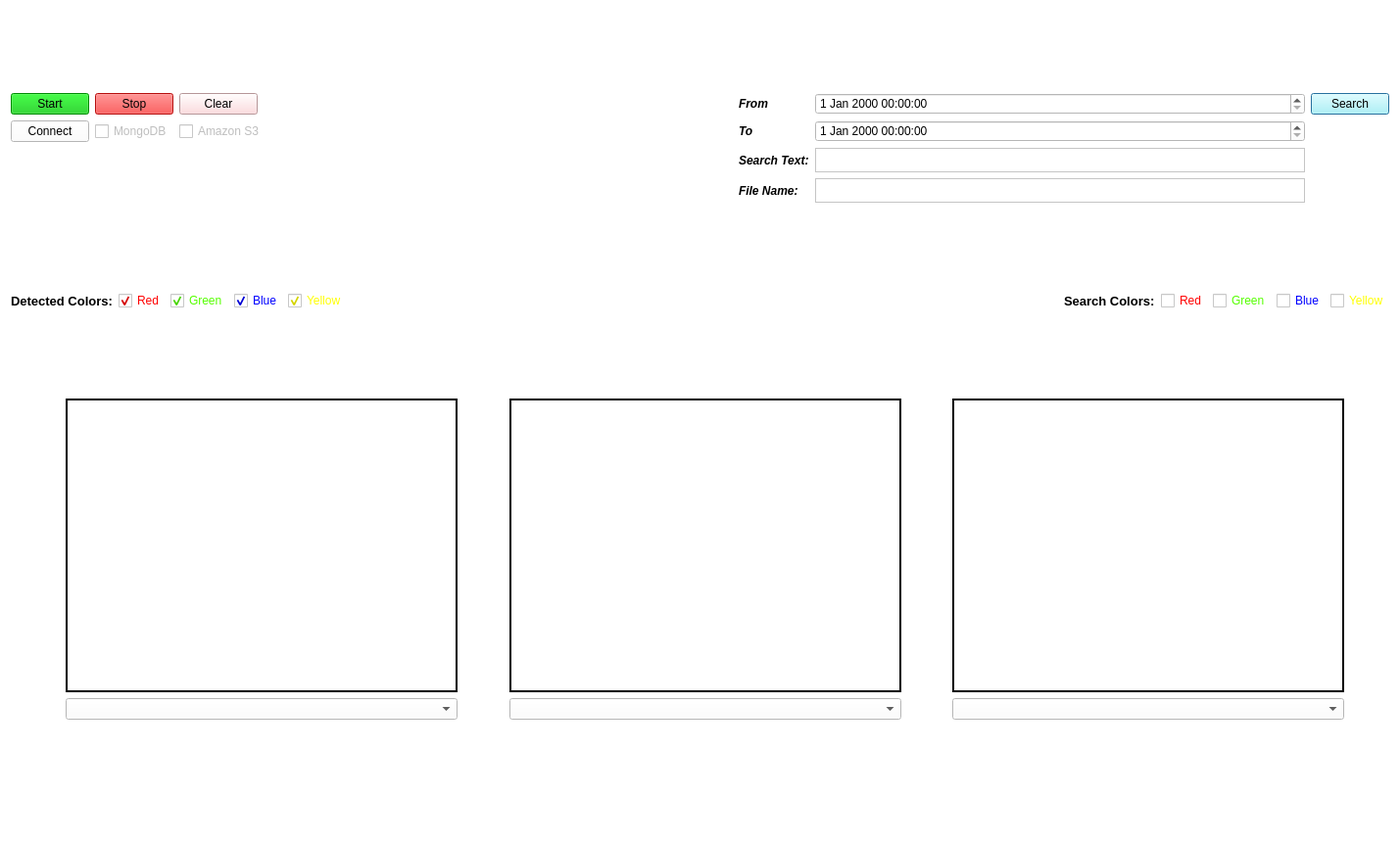
<?xml version="1.0" encoding="UTF-8"?>
<ui version="4.0">
 <class>Dialog</class>
 <widget class="QDialog" name="Dialog">
  <property name="windowModality">
   <enum>Qt::NonModal</enum>
  </property>
  <property name="geometry">
   <rect>
    <x>0</x>
    <y>0</y>
    <width>1429</width>
    <height>863</height>
   </rect>
  </property>
  <property name="sizePolicy">
   <sizepolicy hsizetype="Fixed" vsizetype="Preferred">
    <horstretch>0</horstretch>
    <verstretch>0</verstretch>
   </sizepolicy>
  </property>
  <property name="windowTitle">
   <string>Object Localization</string>
  </property>
  <property name="autoFillBackground">
   <bool>false</bool>
  </property>
  <property name="styleSheet">
   <string notr="true">background-color:rgb(255, 255, 255)</string>
  </property>
  <property name="modal">
   <bool>false</bool>
  </property>
  <layout class="QVBoxLayout" name="verticalLayout">
   <item>
    <spacer name="verticalSpacer_4">
     <property name="orientation">
      <enum>Qt::Vertical</enum>
     </property>
     <property name="sizeType">
      <enum>QSizePolicy::Fixed</enum>
     </property>
     <property name="sizeHint" stdset="0">
      <size>
       <width>20</width>
       <height>10</height>
      </size>
     </property>
    </spacer>
   </item>
   <item>
    <layout class="QHBoxLayout" name="horizontalLayout_2">
     <property name="sizeConstraint">
      <enum>QLayout::SetMaximumSize</enum>
     </property>
     <item>
      <layout class="QGridLayout" name="gridLayout_3">
       <item row="3" column="5">
        <widget class="QLabel" name="label_5">
         <property name="font">
          <font>
           <weight>75</weight>
           <italic>true</italic>
           <bold>true</bold>
          </font>
         </property>
         <property name="text">
          <string>File Name:</string>
         </property>
        </widget>
       </item>
       <item row="3" column="6">
        <widget class="QTextEdit" name="textEdit_searchVideoName">
         <property name="sizePolicy">
          <sizepolicy hsizetype="Minimum" vsizetype="Minimum">
           <horstretch>0</horstretch>
           <verstretch>0</verstretch>
          </sizepolicy>
         </property>
         <property name="minimumSize">
          <size>
           <width>500</width>
           <height>25</height>
          </size>
         </property>
         <property name="maximumSize">
          <size>
           <width>500</width>
           <height>25</height>
          </size>
         </property>
        </widget>
       </item>
       <item row="0" column="8">
        <widget class="QPushButton" name="button_search">
         <property name="styleSheet">
          <string notr="true">background-color: rgb(170, 255, 255);</string>
         </property>
         <property name="text">
          <string>Search</string>
         </property>
        </widget>
       </item>
       <item row="0" column="2">
        <widget class="QPushButton" name="button_clear">
         <property name="sizePolicy">
          <sizepolicy hsizetype="Fixed" vsizetype="Fixed">
           <horstretch>0</horstretch>
           <verstretch>0</verstretch>
          </sizepolicy>
         </property>
         <property name="mouseTracking">
          <bool>true</bool>
         </property>
         <property name="styleSheet">
          <string notr="true">background-color: rgb(255, 210, 213);
font: 10pt &quot;Segoe MDL2 Assets&quot;;</string>
         </property>
         <property name="text">
          <string>Clear</string>
         </property>
        </widget>
       </item>
       <item row="0" column="6">
        <widget class="QDateTimeEdit" name="dateTimeEdit_searchFrom"/>
       </item>
       <item row="1" column="5">
        <widget class="QLabel" name="label_3">
         <property name="font">
          <font>
           <weight>75</weight>
           <italic>true</italic>
           <bold>true</bold>
          </font>
         </property>
         <property name="text">
          <string>To</string>
         </property>
        </widget>
       </item>
       <item row="1" column="6">
        <widget class="QDateTimeEdit" name="dateTimeEdit_searchTo"/>
       </item>
       <item row="0" column="5">
        <widget class="QLabel" name="label_2">
         <property name="font">
          <font>
           <weight>75</weight>
           <italic>true</italic>
           <bold>true</bold>
          </font>
         </property>
         <property name="text">
          <string>From</string>
         </property>
        </widget>
       </item>
       <item row="0" column="0">
        <widget class="QPushButton" name="button_start">
         <property name="sizePolicy">
          <sizepolicy hsizetype="Fixed" vsizetype="Fixed">
           <horstretch>0</horstretch>
           <verstretch>0</verstretch>
          </sizepolicy>
         </property>
         <property name="styleSheet">
          <string notr="true">background-color: rgb(1, 194, 7);
font: 10pt &quot;Segoe MDL2 Assets&quot;;</string>
         </property>
         <property name="text">
          <string>Start</string>
         </property>
        </widget>
       </item>
       <item row="0" column="1">
        <widget class="QPushButton" name="button_stop">
         <property name="sizePolicy">
          <sizepolicy hsizetype="Fixed" vsizetype="Fixed">
           <horstretch>0</horstretch>
           <verstretch>0</verstretch>
          </sizepolicy>
         </property>
         <property name="mouseTracking">
          <bool>true</bool>
         </property>
         <property name="styleSheet">
          <string notr="true">background-color: rgb(255, 21, 20);
font: 10pt &quot;Segoe MDL2 Assets&quot;;</string>
         </property>
         <property name="text">
          <string>Stop</string>
         </property>
        </widget>
       </item>
       <item row="2" column="6">
        <widget class="QTextEdit" name="textEdit_searchText">
         <property name="sizePolicy">
          <sizepolicy hsizetype="Minimum" vsizetype="Minimum">
           <horstretch>0</horstretch>
           <verstretch>0</verstretch>
          </sizepolicy>
         </property>
         <property name="minimumSize">
          <size>
           <width>500</width>
           <height>25</height>
          </size>
         </property>
         <property name="maximumSize">
          <size>
           <width>400</width>
           <height>25</height>
          </size>
         </property>
        </widget>
       </item>
       <item row="2" column="5">
        <widget class="QLabel" name="label_6">
         <property name="font">
          <font>
           <weight>75</weight>
           <italic>true</italic>
           <bold>true</bold>
          </font>
         </property>
         <property name="text">
          <string>Search Text:</string>
         </property>
        </widget>
       </item>
       <item row="0" column="4">
        <spacer name="horizontalSpacer_5">
         <property name="orientation">
          <enum>Qt::Horizontal</enum>
         </property>
         <property name="sizeHint" stdset="0">
          <size>
           <width>40</width>
           <height>20</height>
          </size>
         </property>
        </spacer>
       </item>
       <item row="1" column="0">
        <widget class="QPushButton" name="button_connect">
         <property name="text">
          <string>Connect</string>
         </property>
        </widget>
       </item>
       <item row="1" column="1">
        <widget class="QCheckBox" name="checkBox_mongodb">
         <property name="enabled">
          <bool>false</bool>
         </property>
         <property name="text">
          <string>MongoDB</string>
         </property>
         <property name="checkable">
          <bool>true</bool>
         </property>
        </widget>
       </item>
       <item row="1" column="2">
        <widget class="QCheckBox" name="checkBox_s3">
         <property name="enabled">
          <bool>false</bool>
         </property>
         <property name="text">
          <string>Amazon S3</string>
         </property>
         <property name="checkable">
          <bool>true</bool>
         </property>
        </widget>
       </item>
      </layout>
     </item>
    </layout>
   </item>
   <item>
    <spacer name="verticalSpacer_5">
     <property name="orientation">
      <enum>Qt::Vertical</enum>
     </property>
     <property name="sizeType">
      <enum>QSizePolicy::Fixed</enum>
     </property>
     <property name="sizeHint" stdset="0">
      <size>
       <width>20</width>
       <height>10</height>
      </size>
     </property>
    </spacer>
   </item>
   <item>
    <layout class="QGridLayout" name="gridLayout_4">
     <item row="0" column="0">
      <widget class="QLabel" name="label">
       <property name="maximumSize">
        <size>
         <width>200</width>
         <height>16777215</height>
        </size>
       </property>
       <property name="font">
        <font>
         <pointsize>10</pointsize>
         <weight>75</weight>
         <bold>true</bold>
        </font>
       </property>
       <property name="text">
        <string>Detected Colors:</string>
       </property>
      </widget>
     </item>
     <item row="0" column="3">
      <widget class="QCheckBox" name="checkBox_blue">
       <property name="maximumSize">
        <size>
         <width>50</width>
         <height>16777215</height>
        </size>
       </property>
       <property name="styleSheet">
        <string notr="true">color: rgb(0, 0, 255);</string>
       </property>
       <property name="text">
        <string>Blue</string>
       </property>
       <property name="checked">
        <bool>true</bool>
       </property>
      </widget>
     </item>
     <item row="0" column="2">
      <widget class="QCheckBox" name="checkBox_green">
       <property name="maximumSize">
        <size>
         <width>60</width>
         <height>16777215</height>
        </size>
       </property>
       <property name="styleSheet">
        <string notr="true">color: rgb(85, 255, 0);</string>
       </property>
       <property name="text">
        <string>Green</string>
       </property>
       <property name="checked">
        <bool>true</bool>
       </property>
      </widget>
     </item>
     <item row="0" column="1">
      <widget class="QCheckBox" name="checkBox_red">
       <property name="maximumSize">
        <size>
         <width>50</width>
         <height>16777215</height>
        </size>
       </property>
       <property name="styleSheet">
        <string notr="true">color: rgb(255, 0, 0);</string>
       </property>
       <property name="text">
        <string>Red</string>
       </property>
       <property name="checked">
        <bool>true</bool>
       </property>
      </widget>
     </item>
     <item row="0" column="4">
      <widget class="QCheckBox" name="checkBox_yellow">
       <property name="maximumSize">
        <size>
         <width>60</width>
         <height>16777215</height>
        </size>
       </property>
       <property name="styleSheet">
        <string notr="true">color: rgb(255, 255, 0);</string>
       </property>
       <property name="text">
        <string>Yellow</string>
       </property>
       <property name="checked">
        <bool>true</bool>
       </property>
      </widget>
     </item>
     <item row="0" column="5">
      <spacer name="horizontalSpacer_10">
       <property name="orientation">
        <enum>Qt::Horizontal</enum>
       </property>
       <property name="sizeHint" stdset="0">
        <size>
         <width>40</width>
         <height>20</height>
        </size>
       </property>
      </spacer>
     </item>
     <item row="0" column="7">
      <widget class="QCheckBox" name="checkBox_searchRed">
       <property name="styleSheet">
        <string notr="true">color: rgb(255, 0, 0);</string>
       </property>
       <property name="text">
        <string>Red</string>
       </property>
      </widget>
     </item>
     <item row="0" column="8">
      <widget class="QCheckBox" name="checkBox_searchGreen">
       <property name="styleSheet">
        <string notr="true">color: rgb(85, 255, 0);</string>
       </property>
       <property name="text">
        <string>Green</string>
       </property>
      </widget>
     </item>
     <item row="0" column="6">
      <widget class="QLabel" name="label_4">
       <property name="font">
        <font>
         <pointsize>10</pointsize>
         <weight>75</weight>
         <bold>true</bold>
        </font>
       </property>
       <property name="text">
        <string>Search Colors:</string>
       </property>
      </widget>
     </item>
     <item row="0" column="9">
      <widget class="QCheckBox" name="checkBox_searchBlue">
       <property name="styleSheet">
        <string notr="true">color: rgb(0, 0, 255);</string>
       </property>
       <property name="text">
        <string>Blue</string>
       </property>
      </widget>
     </item>
     <item row="0" column="10">
      <widget class="QCheckBox" name="checkBox_searchYellow">
       <property name="styleSheet">
        <string notr="true">color: rgb(255, 255, 0);</string>
       </property>
       <property name="text">
        <string>Yellow</string>
       </property>
      </widget>
     </item>
    </layout>
   </item>
   <item>
    <spacer name="verticalSpacer_3">
     <property name="orientation">
      <enum>Qt::Vertical</enum>
     </property>
     <property name="sizeType">
      <enum>QSizePolicy::Fixed</enum>
     </property>
     <property name="sizeHint" stdset="0">
      <size>
       <width>20</width>
       <height>10</height>
      </size>
     </property>
    </spacer>
   </item>
   <item>
    <layout class="QGridLayout" name="gridLayout_2">
     <property name="leftMargin">
      <number>10</number>
     </property>
     <property name="horizontalSpacing">
      <number>6</number>
     </property>
     <item row="1" column="4">
      <spacer name="horizontalSpacer_4">
       <property name="orientation">
        <enum>Qt::Horizontal</enum>
       </property>
       <property name="sizeHint" stdset="0">
        <size>
         <width>40</width>
         <height>20</height>
        </size>
       </property>
      </spacer>
     </item>
     <item row="0" column="0">
      <spacer name="horizontalSpacer_7">
       <property name="orientation">
        <enum>Qt::Horizontal</enum>
       </property>
       <property name="sizeHint" stdset="0">
        <size>
         <width>40</width>
         <height>20</height>
        </size>
       </property>
      </spacer>
     </item>
     <item row="0" column="6">
      <spacer name="horizontalSpacer_6">
       <property name="orientation">
        <enum>Qt::Horizontal</enum>
       </property>
       <property name="sizeHint" stdset="0">
        <size>
         <width>40</width>
         <height>20</height>
        </size>
       </property>
      </spacer>
     </item>
     <item row="0" column="4">
      <spacer name="horizontalSpacer_2">
       <property name="orientation">
        <enum>Qt::Horizontal</enum>
       </property>
       <property name="sizeHint" stdset="0">
        <size>
         <width>40</width>
         <height>20</height>
        </size>
       </property>
      </spacer>
     </item>
     <item row="1" column="5">
      <widget class="QComboBox" name="comboBox_video2"/>
     </item>
     <item row="0" column="1">
      <widget class="QLabel" name="label_video0">
       <property name="minimumSize">
        <size>
         <width>400</width>
         <height>300</height>
        </size>
       </property>
       <property name="maximumSize">
        <size>
         <width>400</width>
         <height>300</height>
        </size>
       </property>
       <property name="styleSheet">
        <string notr="true">border: 2px solid black</string>
       </property>
       <property name="text">
        <string/>
       </property>
      </widget>
     </item>
     <item row="0" column="3">
      <widget class="QLabel" name="label_video1">
       <property name="minimumSize">
        <size>
         <width>400</width>
         <height>300</height>
        </size>
       </property>
       <property name="maximumSize">
        <size>
         <width>400</width>
         <height>300</height>
        </size>
       </property>
       <property name="styleSheet">
        <string notr="true">border: 2px solid black</string>
       </property>
       <property name="text">
        <string/>
       </property>
      </widget>
     </item>
     <item row="0" column="5">
      <widget class="QLabel" name="label_video2">
       <property name="sizePolicy">
        <sizepolicy hsizetype="Preferred" vsizetype="Preferred">
         <horstretch>0</horstretch>
         <verstretch>0</verstretch>
        </sizepolicy>
       </property>
       <property name="minimumSize">
        <size>
         <width>400</width>
         <height>300</height>
        </size>
       </property>
       <property name="maximumSize">
        <size>
         <width>400</width>
         <height>300</height>
        </size>
       </property>
       <property name="styleSheet">
        <string notr="true">border: 2px solid black</string>
       </property>
       <property name="text">
        <string/>
       </property>
      </widget>
     </item>
     <item row="1" column="3">
      <widget class="QComboBox" name="comboBox_video1"/>
     </item>
     <item row="1" column="1">
      <widget class="QComboBox" name="comboBox_video0"/>
     </item>
     <item row="1" column="2">
      <spacer name="horizontalSpacer_3">
       <property name="orientation">
        <enum>Qt::Horizontal</enum>
       </property>
       <property name="sizeHint" stdset="0">
        <size>
         <width>40</width>
         <height>20</height>
        </size>
       </property>
      </spacer>
     </item>
     <item row="1" column="6">
      <spacer name="horizontalSpacer_9">
       <property name="orientation">
        <enum>Qt::Horizontal</enum>
       </property>
       <property name="sizeHint" stdset="0">
        <size>
         <width>40</width>
         <height>20</height>
        </size>
       </property>
      </spacer>
     </item>
     <item row="0" column="2">
      <spacer name="horizontalSpacer">
       <property name="orientation">
        <enum>Qt::Horizontal</enum>
       </property>
       <property name="sizeHint" stdset="0">
        <size>
         <width>40</width>
         <height>20</height>
        </size>
       </property>
      </spacer>
     </item>
     <item row="1" column="0">
      <spacer name="horizontalSpacer_8">
       <property name="orientation">
        <enum>Qt::Horizontal</enum>
       </property>
       <property name="sizeHint" stdset="0">
        <size>
         <width>40</width>
         <height>20</height>
        </size>
       </property>
      </spacer>
     </item>
    </layout>
   </item>
   <item>
    <spacer name="verticalSpacer_2">
     <property name="orientation">
      <enum>Qt::Vertical</enum>
     </property>
     <property name="sizeType">
      <enum>QSizePolicy::Fixed</enum>
     </property>
     <property name="sizeHint" stdset="0">
      <size>
       <width>20</width>
       <height>10</height>
      </size>
     </property>
    </spacer>
   </item>
   <item>
    <layout class="QHBoxLayout" name="layout_plot"/>
   </item>
   <item>
    <spacer name="verticalSpacer">
     <property name="orientation">
      <enum>Qt::Vertical</enum>
     </property>
     <property name="sizeType">
      <enum>QSizePolicy::Fixed</enum>
     </property>
     <property name="sizeHint" stdset="0">
      <size>
       <width>20</width>
       <height>10</height>
      </size>
     </property>
    </spacer>
   </item>
   <item>
    <layout class="QGridLayout" name="gridLayout">
     <item row="0" column="1">
      <layout class="QHBoxLayout" name="layout_global"/>
     </item>
     <item row="0" column="0">
      <spacer name="horizontalSpacer_11">
       <property name="orientation">
        <enum>Qt::Horizontal</enum>
       </property>
       <property name="sizeType">
        <enum>QSizePolicy::Fixed</enum>
       </property>
       <property name="sizeHint" stdset="0">
        <size>
         <width>450</width>
         <height>20</height>
        </size>
       </property>
      </spacer>
     </item>
     <item row="0" column="2">
      <spacer name="horizontalSpacer_12">
       <property name="orientation">
        <enum>Qt::Horizontal</enum>
       </property>
       <property name="sizeType">
        <enum>QSizePolicy::Fixed</enum>
       </property>
       <property name="sizeHint" stdset="0">
        <size>
         <width>450</width>
         <height>20</height>
        </size>
       </property>
      </spacer>
     </item>
    </layout>
   </item>
  </layout>
 </widget>
 <resources/>
 <connections/>
</ui>
